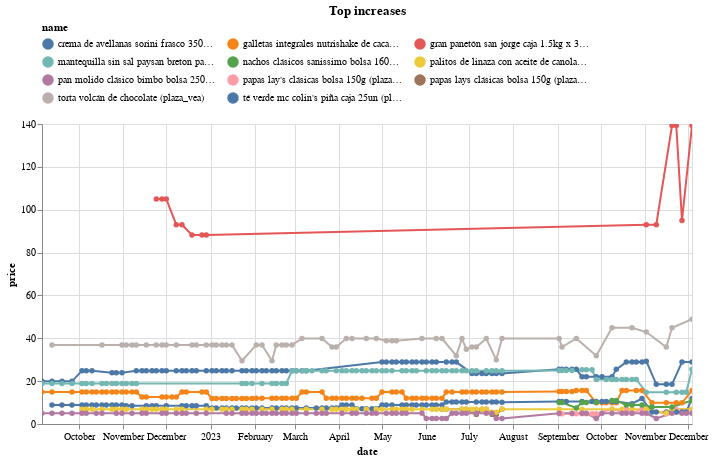

Notebook source saved alongside this figure:
### Code cell
(top_changes
 .sort_values('change')
 .tail(10)
 .pipe(plot_changes, 'Top increases')
)

### Figure 1 — Vega-Lite specification as saved in the notebook (floating-point values rounded to 4 significant figures; data arrays with more than 128 entries replaced by an {"elided": "..."} marker saying what was removed)
{"config": {"view": {"continuousWidth": 300, "continuousHeight": 300}, "legend": {"columns": 3, "orient": "top"}}, "data": {"name": "data-f836ac653f0c9854f22aeaa19827bbc5"}, "mark": {"type": "line", "point": true}, "encoding": {"color": {"field": "name", "scale": {"domain": ["crema de avellanas sorini frasco 350g (plaza_vea)", "galletas integrales nutrishake de cacao y fresa bolsa 6un (plaza_vea)", "gran panetón san jorge caja 1.5kg x 3un (plaza_vea)", "mantequilla sin sal paysan breton paquete 200g (plaza_vea)", "nachos clásicos sanissimo bolsa 160g (plaza_vea)", "palitos de linaza con aceite de canola la florencia paquete 4un (plaza_vea)", "pan molido clásico bimbo bolsa 250g (plaza_vea)", "papas lay's clásicas bolsa 150g (plaza_vea)", "papas lays clásicas bolsa 150g (plaza_vea)", "torta volcán de chocolate (plaza_vea)", "té verde mc colin's piña caja 25un (plaza_vea)"]}, "type": "nominal"}, "tooltip": [{"field": "name", "type": "nominal"}, {"field": "price", "type": "quantitative"}, {"field": "last_price", "type": "quantitative"}], "x": {"field": "date", "type": "temporal"}, "y": {"field": "price", "type": "quantitative"}}, "params": [{"name": "param_5", "select": {"type": "point", "fields": ["name"]}, "bind": "legend"}, {"name": "param_6", "select": {"type": "interval", "encodings": ["x", "y"]}, "bind": "scales"}], "title": "Top increases", "transform": [{"filter": {"param": "param_5"}}], "width": 650, "$schema": "https://vega.github.io/schema/vega-lite/v5.16.3.json", "datasets": {"data-f836ac653f0c9854f22aeaa19827bbc5": {"elided": "626 records"}}}
